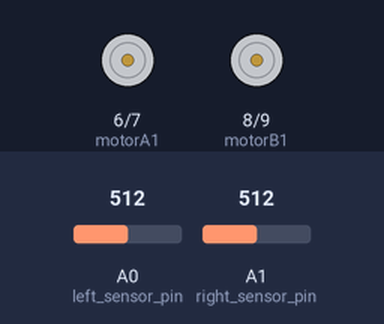
Recording of a sketch running on a simulated Arduino Uno, built with avr-gcc and run on an emulated ATmega328P. Shown: motor-driver pin pairs drawn as motors (green arrow = first pin HIGH = forward, orange = second pin HIGH = backward, longer = more drive, scaled by the enable pin). The test bench sets the inputs (shaded band); at power-on: A0 (left_sensor_pin) = 512, A1 (right_sensor_pin) = 512. What the sketch prints to the serial monitor is not drawn.

Above: at 1.2 s.
1.3 s: A0 (left_sensor_pin) set to 267
2.8 s: A0 (left_sensor_pin) set to 250
At 3.3 s:
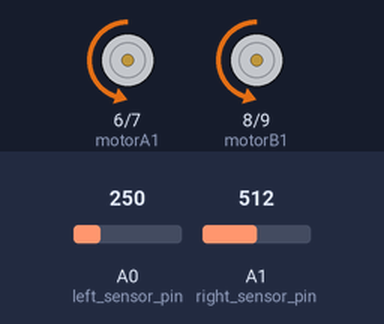
4.3 s: A0 (left_sensor_pin) set to 306
At 5.5 s:
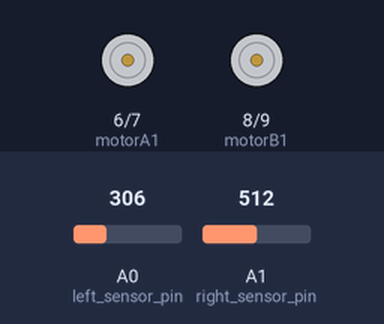
5.8 s: A1 (right_sensor_pin) set to 245
At 6.4 s:
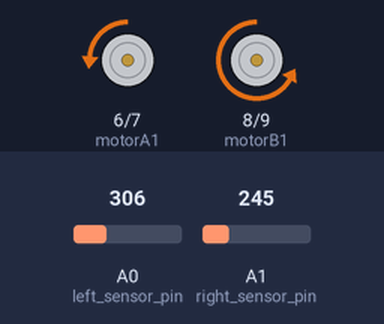
7.3 s: A1 (right_sensor_pin) set to 265
At 8.0 s:
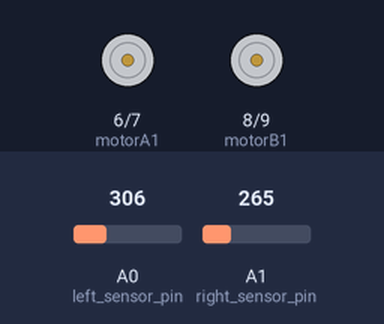
8.8 s: A0 (left_sensor_pin) set to 245
At 9.9 s:
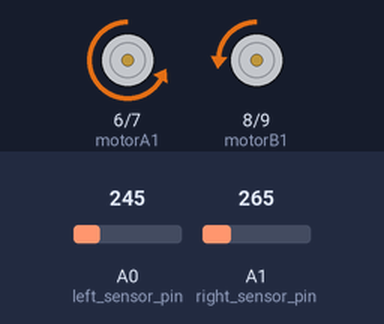
Timing chart, 0 to 11.3 s (numbered marks = the images above; inputs shaded):
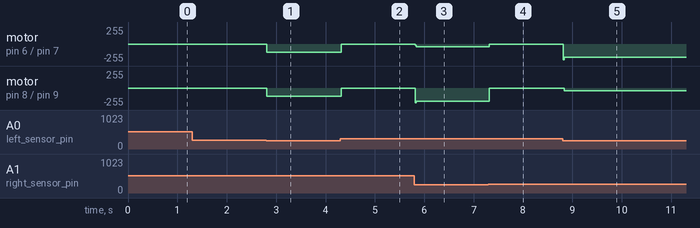

Measured:
- the behaviour switches between 251 and 250 on A0 (left_sensor_pin) (found by bisection; images 0 and 1)
- after the input at 1.3 s, every drawn part: stays the same
- after the input at 2.8 s, motor on pin 6 (motorA1) / pin 7 (motorA2), motor on pin 8 (motorB1) / pin 9 (motorB2): stopped → backward 120/255 at once
- after the input at 4.3 s, motor on pin 6 (motorA1) / pin 7 (motorA2), motor on pin 8 (motorB1) / pin 9 (motorB2): backward 120/255 → stopped at once
- after the input at 5.8 s, motor on pin 6 (motorA1) / pin 7 (motorA2): stopped → backward 38/255 at once; motor on pin 8 (motorB1) / pin 9 (motorB2): stopped → backward 202/255 at once
- after the input at 7.3 s, motor on pin 6 (motorA1) / pin 7 (motorA2): backward 38/255 → stopped at once; motor on pin 8 (motorB1) / pin 9 (motorB2): backward 202/255 → stopped at once
- after the input at 8.8 s, motor on pin 6 (motorA1) / pin 7 (motorA2): stopped → backward 202/255 at once; motor on pin 8 (motorB1) / pin 9 (motorB2): stopped → backward 38/255 at once

The sketch:

RoMo_prj.ino
```cpp
#define GRANICA 250 // poniżej białe, powyżej czarne
int vSpeed = 120;        // predkosc obrotow silnika -- MAX 255

//Prawy silnik
const int motorAspeed  = 5;
const int motorA1      = 6;
const int motorA2      = 7;
//Lewy silnik
const int motorB1      = 8;
const int motorB2      = 9;
const int motorBspeed  = 10;

const int left_sensor_pin =A0; //Ustawienie pinu analogowego podlaczonego do lewego czujnika
int left_sensor_state; //Wartosc odczytu z lewego czujnika

const int right_sensor_pin =A1; // Analogicznie jak wyżej tylko tym razem dla prawego czujnika
int right_sensor_state;
//----------------PID-----------------//

struct pid_t{
  int32_t p;
  int32_t i;
  int32_t d;
  int32_t p_val;
  int32_t i_val;
  int32_t d_val;
  int32_t p_max;
  int32_t i_max;
  int32_t d_max;
  int32_t p_min;
  int32_t i_min;
  int32_t d_min;
  uint8_t f;
  uint32_t power;
  int32_t e_last;
  int32_t sum;
  int32_t total_max;
  int32_t total_min;
  int32_t control;
  int32_t dt_ms;
};

struct pid_t pid;
int pid_motors;

//Nastawy regulatora
const float Kp = 41;
const float Ki = 0;
const float Kd = 8;

void setup() {
  pinMode(motorA1, OUTPUT);
  pinMode(motorA2, OUTPUT);
  pinMode(motorB1, OUTPUT);
  pinMode(motorB2, OUTPUT);

  pid_init(&pid, Kp, Ki, Kd, 10, 1);
  pid.p_max = pid_scale(&pid, 255);
  pid.p_min = pid_scale(&pid, -255);
  pid.i_max = pid_scale(&pid, 255);
  pid.i_min = pid_scale(&pid, -255);
  pid.d_max = pid_scale(&pid, 255);
  pid.d_min = pid_scale(&pid, -255);
  pid.total_max = pid_scale(&pid, 255);
  pid.total_min = pid_scale(&pid, -255);

  Serial.begin(9600);//Otworzenie portu szeregowego do monitorowania danych z czujnika
  Serial.println("lewy prawy");
}

void loop() {
/*
  left_sensor_state = analogRead(left_sensor_pin);
  right_sensor_state = analogRead(right_sensor_pin);
  Serial.println(left_sensor_state);
  Serial.print(",");
  Serial.println(right_sensor_state);
  */

  int32_t error = readSensors ();
  if(error != 100){
    goForward();
    pid_motors = pid_calc(&pid,error);
    int l_motor = vSpeed + pid_motors;
    int r_motor = vSpeed - pid_motors;
    if(l_motor > 255)
      l_motor = 255;
    else if (l_motor < 0)
      l_motor = 0;

    if(r_motor > 255)
      r_motor = 255;
    else if (r_motor < 0)
      r_motor = 0;
  //Serial.print(l_motor);
  //Serial.print(",");
  //Serial.println(r_motor);
     analogWrite (motorAspeed,r_motor);
     analogWrite (motorBspeed,l_motor);
  }
  else{
     Stop();
  }

  delay(20);

}
int32_t readSensors (){
  int32_t e;
  left_sensor_state = analogRead(left_sensor_pin);
  right_sensor_state = analogRead(right_sensor_pin);
  //Jedz prosto
  if((left_sensor_state < GRANICA) && (right_sensor_state < GRANICA))
  {
    e = 0;
  }//Jedz w prawo
  else if((left_sensor_state > GRANICA) && (right_sensor_state < GRANICA))
  {
    e = 2;
  }//Jedz w lewo
  else if((left_sensor_state < GRANICA) && (right_sensor_state > GRANICA))
  {
    e = -2;
  }//STOP
  else if((left_sensor_state > GRANICA) && (right_sensor_state > GRANICA))
  {
    e = 100;
  }
  return e;
}

void goForward(){
  digitalWrite (motorA1,LOW);
  digitalWrite(motorA2,HIGH);
  digitalWrite (motorB1,LOW);
  digitalWrite(motorB2,HIGH);
}

void Stop(){
  digitalWrite (motorA1,LOW);
  digitalWrite(motorA2,LOW);
  digitalWrite (motorB1,LOW);
  digitalWrite(motorB2,LOW);
}

void pid_init(pid_t * pid, float p, float i, float d, uint8_t f, int32_t dt_ms) {
  uint32_t k;
  pid->power = 1;
  for (k = 0; k < f; ++k) {
    pid->power = pid->power * 2;
  }
  pid->f = f;
  pid->p = (int32_t) (p * pid->power);
  pid->i = (int32_t) (i * pid->power);
  pid->d = (int32_t) (d * pid->power);
  pid->p_val = 0;
  pid->i_val = 0;
  pid->d_val = 0;
  pid->p_max = INT32_MAX;
  pid->p_min = INT32_MIN;
  pid->i_max = INT32_MAX;
  pid->i_min = INT32_MIN;
  pid->d_max = INT32_MAX;
  pid->d_min = INT32_MIN;
  pid->e_last = 0;
  pid->sum = 0;
  pid->total_max = INT32_MAX;
  pid->total_min = INT32_MIN;
  pid->dt_ms = dt_ms;
}

int32_t pid_calc(pid_t * pid, int32_t err) {
  int32_t p, i, d, e, total;
  //--------------P-------------//
  e = err;
  p = pid->p * e;

  if (p > pid->p_max)
    p = pid->p_max;
  else if (p < pid->p_min)
    p = pid->p_min;
  pid->p_val = p >> pid->f;
 //--------------I-------------//
  i = pid->sum;
  i +=(pid->i * e);
  if (i > pid->i_max)
    i = pid->i_max;
  else if (i < pid->i_min)
    i = pid->i_min;
  pid->sum = i;
  pid->i_val = i >> pid->f;
 //--------------D-------------//
  d = (pid->d * (e - pid->e_last));
  if (d > pid->d_max)
    d = pid->d_max;
  else if (d < pid->d_min)
    d = pid->d_min;
  pid->d_val = d >> pid->f;
  //Wartosc sygnalu
  total = p + i + d;
  if (total > pid->total_max)
    total = pid->total_max;
  else if (total < pid->total_min)
    total = pid->total_min;

  pid->control = total >> pid->f;
  pid->e_last = e;

  return pid->control;
}

int32_t pid_scale(pid_t * pid, float v) {
  return v * pid->power;
}
```
